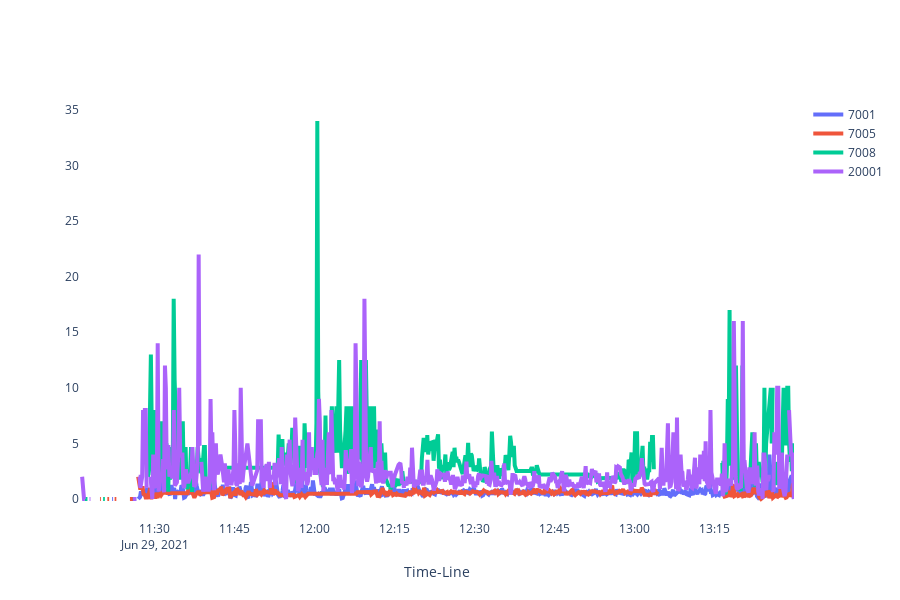

Notebook code cell kept with this figure:
### Code cell
mongodata.plot_timeSeriesHtml(data,'ratio')

### Figure 1 — Plotly figure (JSON) as saved in the notebook; plotly's stock layout.template omitted (floating-point values rounded to 4 significant figures; data arrays with more than 128 entries replaced by an {"elided": "..."} marker saying what was removed)
{"data": [{"line": {"width": 4}, "name": "7001", "type": "scatter", "x": {"elided": "772 str values"}, "y": {"elided": "772 float values"}}, {"line": {"width": 4}, "name": "7005", "type": "scatter", "x": {"elided": "709 str values"}, "y": {"elided": "709 float values"}}, {"line": {"width": 4}, "name": "7008", "type": "scatter", "x": {"elided": "709 str values"}, "y": {"elided": "709 float values"}}, {"line": {"width": 4}, "name": "20001", "type": "scatter", "x": {"elided": "755 str values"}, "y": {"elided": "755 float values"}}], "layout": {"height": 600, "paper_bgcolor": "#fff", "plot_bgcolor": "#fff", "width": 900, "xaxis": {"showgrid": false, "title": {"text": "Time-Line"}}, "yaxis": {"showgrid": false}}}
